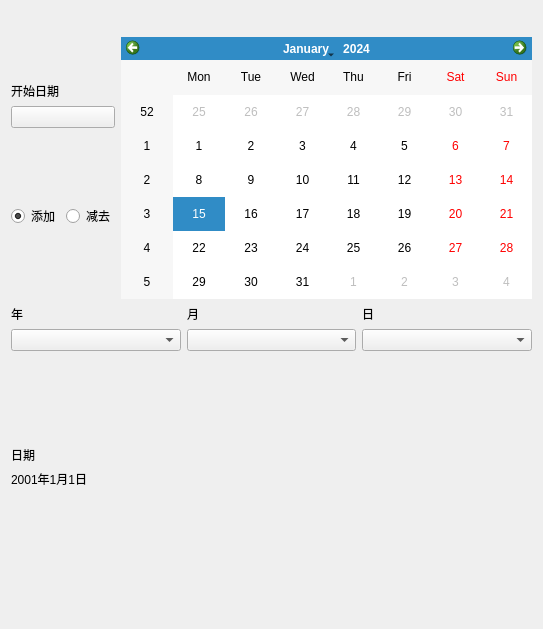
<?xml version="1.0" encoding="UTF-8"?>
<ui version="4.0">
 <class>DateOperate</class>
 <widget class="QWidget" name="DateOperate">
  <property name="geometry">
   <rect>
    <x>0</x>
    <y>0</y>
    <width>543</width>
    <height>629</height>
   </rect>
  </property>
  <property name="windowTitle">
   <string>Form</string>
  </property>
  <layout class="QGridLayout" name="gridLayout">
   <item row="0" column="0" rowspan="2">
    <layout class="QVBoxLayout" name="verticalLayout_6">
     <item>
      <spacer name="verticalSpacer">
       <property name="orientation">
        <enum>Qt::Vertical</enum>
       </property>
       <property name="sizeHint" stdset="0">
        <size>
         <width>20</width>
         <height>20</height>
        </size>
       </property>
      </spacer>
     </item>
     <item>
      <layout class="QVBoxLayout" name="verticalLayout">
       <item>
        <widget class="QLabel" name="labelStart">
         <property name="text">
          <string>开始日期</string>
         </property>
        </widget>
       </item>
       <item>
        <widget class="QPushButton" name="btnBegin">
         <property name="layoutDirection">
          <enum>Qt::RightToLeft</enum>
         </property>
         <property name="text">
          <string/>
         </property>
         <property name="icon">
          <iconset resource="calculator.qrc">
           <normaloff>:/image/date.png</normaloff>:/image/date.png</iconset>
         </property>
        </widget>
       </item>
      </layout>
     </item>
     <item>
      <spacer name="verticalSpacer_2">
       <property name="orientation">
        <enum>Qt::Vertical</enum>
       </property>
       <property name="sizeHint" stdset="0">
        <size>
         <width>20</width>
         <height>20</height>
        </size>
       </property>
      </spacer>
     </item>
     <item>
      <layout class="QHBoxLayout" name="horizontalLayout">
       <item>
        <widget class="QRadioButton" name="radioAdd">
         <property name="text">
          <string>添加</string>
         </property>
         <property name="checked">
          <bool>true</bool>
         </property>
        </widget>
       </item>
       <item>
        <widget class="QRadioButton" name="radioSub">
         <property name="text">
          <string>减去</string>
         </property>
        </widget>
       </item>
      </layout>
     </item>
     <item>
      <spacer name="verticalSpacer_3">
       <property name="orientation">
        <enum>Qt::Vertical</enum>
       </property>
       <property name="sizeHint" stdset="0">
        <size>
         <width>20</width>
         <height>20</height>
        </size>
       </property>
      </spacer>
     </item>
    </layout>
   </item>
   <item row="0" column="1">
    <spacer name="horizontalSpacer">
     <property name="orientation">
      <enum>Qt::Horizontal</enum>
     </property>
     <property name="sizeHint" stdset="0">
      <size>
       <width>293</width>
       <height>20</height>
      </size>
     </property>
    </spacer>
   </item>
   <item row="1" column="1">
    <widget class="QCalendarWidget" name="calendarWidget"/>
   </item>
   <item row="2" column="0" colspan="2">
    <layout class="QHBoxLayout" name="horizontalLayout_2">
     <item>
      <layout class="QVBoxLayout" name="verticalLayout_3">
       <item>
        <widget class="QLabel" name="label">
         <property name="text">
          <string>年</string>
         </property>
        </widget>
       </item>
       <item>
        <widget class="QComboBox" name="comboBoxYear">
         <property name="currentIndex">
          <number>-1</number>
         </property>
        </widget>
       </item>
      </layout>
     </item>
     <item>
      <layout class="QVBoxLayout" name="verticalLayout_4">
       <item>
        <widget class="QLabel" name="label_2">
         <property name="text">
          <string>月</string>
         </property>
        </widget>
       </item>
       <item>
        <widget class="QComboBox" name="comboBoxMonth"/>
       </item>
      </layout>
     </item>
     <item>
      <layout class="QVBoxLayout" name="verticalLayout_5">
       <item>
        <widget class="QLabel" name="label_3">
         <property name="text">
          <string>日</string>
         </property>
        </widget>
       </item>
       <item>
        <widget class="QComboBox" name="comboBoxDay"/>
       </item>
      </layout>
     </item>
    </layout>
   </item>
   <item row="3" column="0">
    <layout class="QVBoxLayout" name="verticalLayout_7">
     <item>
      <spacer name="verticalSpacer_4">
       <property name="orientation">
        <enum>Qt::Vertical</enum>
       </property>
       <property name="sizeHint" stdset="0">
        <size>
         <width>20</width>
         <height>20</height>
        </size>
       </property>
      </spacer>
     </item>
     <item>
      <layout class="QVBoxLayout" name="verticalLayout_2">
       <item>
        <widget class="QLabel" name="labelStart_2">
         <property name="text">
          <string>日期</string>
         </property>
        </widget>
       </item>
       <item>
        <widget class="QLabel" name="labelDate">
         <property name="text">
          <string>2001年1月1日</string>
         </property>
        </widget>
       </item>
       <item>
        <spacer name="verticalSpacer_5">
         <property name="orientation">
          <enum>Qt::Vertical</enum>
         </property>
         <property name="sizeHint" stdset="0">
          <size>
           <width>20</width>
           <height>130</height>
          </size>
         </property>
        </spacer>
       </item>
      </layout>
     </item>
    </layout>
   </item>
   <item row="3" column="1">
    <spacer name="horizontalSpacer_2">
     <property name="orientation">
      <enum>Qt::Horizontal</enum>
     </property>
     <property name="sizeHint" stdset="0">
      <size>
       <width>293</width>
       <height>20</height>
      </size>
     </property>
    </spacer>
   </item>
  </layout>
 </widget>
 <resources>
  <include location="calculator.qrc"/>
 </resources>
 <connections/>
</ui>
